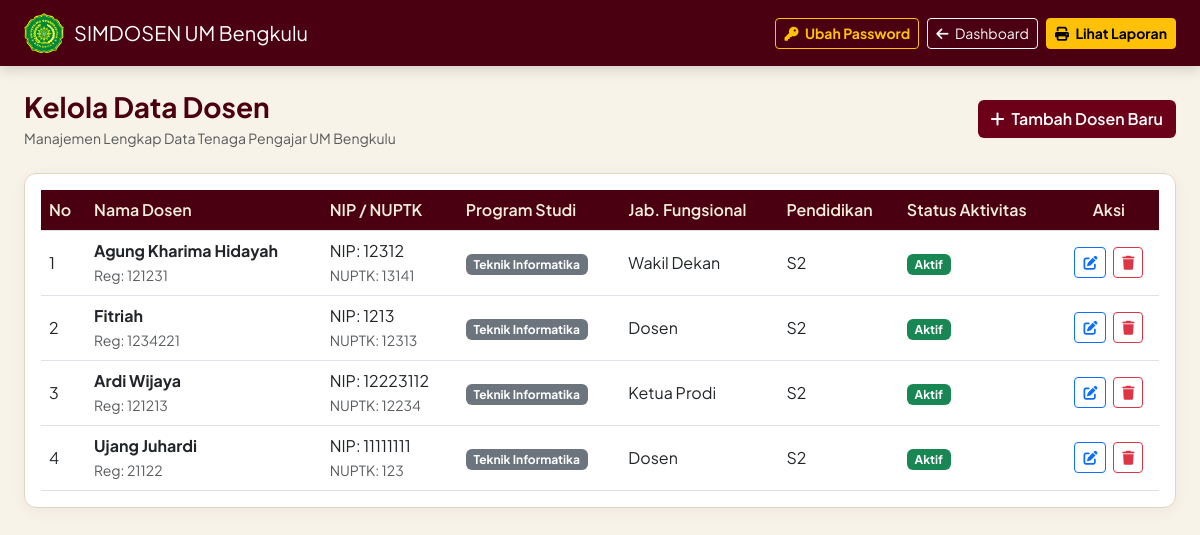
Screenshot of /dosen_crud.php (signed in) with the database file from the repository.
### tables this page shows
CREATE TABLE `dosen` (
  `id` int(11) NOT NULL,
  `id_user` int(11) DEFAULT NULL,
  `id_prodi` int(11) NOT NULL,
  `nomor_registrasi` varchar(50) DEFAULT NULL,
  `nuptk` varchar(50) DEFAULT NULL,
  `nip` varchar(50) DEFAULT NULL,
  `nama` varchar(150) NOT NULL,
  `jabatan_fungsional` varchar(100) DEFAULT NULL,
  `kepangkatan` varchar(100) DEFAULT NULL,
  `pendidikan_terakhir` varchar(50) DEFAULT NULL,
  `rumpun_ilmu` varchar(100) DEFAULT NULL,
  `status_serdos` varchar(50) DEFAULT NULL,
  `status_pegawai` varchar(50) DEFAULT NULL,
  `ikatan_kerja` varchar(50) DEFAULT NULL,
  `status_aktivitas` varchar(50) DEFAULT NULL,
  `penempatan` varchar(100) DEFAULT NULL
);

CREATE TABLE `prodi` (
  `id` int(11) NOT NULL,
  `id_fakultas` int(11) NOT NULL,
  `nama_prodi` varchar(100) NOT NULL
);

### dosen_crud.php (the view, shortened to what this page needs)
<?php
require_once 'koneksi.php';
$user_id   = $_SESSION['user_id'];
$role_id   = $_SESSION['role_id'] ?? 2;
if ($role_id == 1) {
    $stmt_dosen = $conn->prepare("SELECT d.*, p.nama_prodi FROM dosen d LEFT JOIN prodi p ON d.id_prodi = p.id ORDER BY d.id DESC");
} else {
    $stmt_dosen = $conn->prepare("SELECT d.*, p.nama_prodi FROM dosen d LEFT JOIN prodi p ON d.id_prodi = p.id WHERE d.id_user = ? ORDER BY d.id DESC");
    $stmt_dosen->bind_param("i", $user_id);
}
$stmt_dosen->execute();
$dosen_list = $stmt_dosen->get_result();
?>
<!DOCTYPE html>
<html lang="id">
<head>
    <link href="https://cdn.jsdelivr.net/npm/bootstrap@5.3.0/dist/css/bootstrap.min.css" rel="stylesheet">
    <link rel="stylesheet" href="https://cdnjs.cloudflare.com/ajax/libs/font-awesome/6.4.0/css/all.min.css">
</head>
<body>
    <nav class="navbar navbar-expand-lg navbar-dark navbar-custom py-2">
        <div class="container-fluid px-4">
            <a class="navbar-brand d-flex align-items-center" href="dashboard.php">
                <img src="images/logo.png" alt="Logo UMB" class="brand-logo" onerror="this.onerror=null; this.src='https://upload.wikimedia.org/wikipedia/commons/e/e0/Logo_Universitas_Muhammadiyah_Bengkulu.png';">
                <span>SIMDOSEN UM Bengkulu</span>
            </a>
            <div class="ms-auto d-flex gap-2">
                <button type="button" class="btn btn-outline-warning btn-sm fw-bold" data-bs-toggle="modal" data-bs-target="#modalUbahPassword">
                    <i class="fa-solid fa-key me-1"></i> Ubah Password
                </button>
                <a href="dashboard.php" class="btn btn-outline-light btn-sm"><i class="fa-solid fa-arrow-left me-1"></i> Dashboard</a>
                <a href="laporan_dosen.php" class="btn btn-warning btn-sm fw-bold"><i class="fa-solid fa-print me-1"></i> Lihat Laporan</a>
            </div>
        </div>
    </nav>
    <div class="container-fluid px-4 py-4">
        <div class="d-flex justify-content-between align-items-center mb-4">
            <div>
                <h3 class="fw-bold mb-1" style="color: var(--maroon-dark);">
                    <?= $role_id == 1 ? 'Kelola Data Dosen' : 'Profil Data Dosen Saya' ?>
                </h3>
                <p class="text-muted small mb-0">
                    <?= $role_id == 1 ? 'Manajemen Lengkap Data Tenaga Pengajar UM Bengkulu' : 'Halaman Pengelolaan Informasi Profil Dosen Anda' ?>
                </p>
            </div>
            <?php if ($role_id == 1): ?>
                <button type="button" class="btn btn-maroon" data-bs-toggle="modal" data-bs-target="#modalTambah">
                    <i class="fa-solid fa-plus me-1"></i> Tambah Dosen Baru
                </button>
            <?php endif; ?>
        </div>
        <div class="card card-custom p-3">
            <div class="table-responsive">
                <table class="table table-hover align-middle mb-0 text-nowrap">
                    <thead class="table-maroon">
                        <tr>
                            <th>No</th>
                            <th>Nama Dosen</th>
                            <th>NIP / NUPTK</th>
                            <th>Program Studi</th>
                            <th>Jab. Fungsional</th>
                            <th>Pendidikan</th>
                            <th>Status Aktivitas</th>
                            <th class="text-center">Aksi</th>
                        </tr>
                    </thead>
                    <tbody>
                        <?php if ($dosen_list && $dosen_list->num_rows > 0): ?>
                            <?php $no = 1; while ($d = $dosen_list->fetch_assoc()): ?>
                                <tr>
                                    <td><?= $no++ ?></td>
                                    <td>
                                        <strong class="d-block text-dark"><?= htmlspecialchars($d['nama']) ?></strong>
                                        <small class="text-muted">Reg: <?= htmlspecialchars($d['nomor_registrasi'] ?: '-') ?></small>
                                    </td>
                                    <td>
                                        <div>NIP: <?= htmlspecialchars($d['nip'] ?: '-') ?></div>
                                        <small class="text-muted">NUPTK: <?= htmlspecialchars($d['nuptk'] ?: '-') ?></small>
                                    </td>
                                    <td><span class="badge bg-secondary"><?= htmlspecialchars($d['nama_prodi'] ?: '-') ?></span></td>
                                    <td><?= htmlspecialchars($d['jabatan_fungsional'] ?: '-') ?></td>
                                    <td><?= htmlspecialchars($d['pendidikan_terakhir'] ?: '-') ?></td>
                                    <td>
                                        <span class="badge bg-<?= ($d['status_aktivitas'] == 'Aktif' || empty($d['status_aktivitas'])) ? 'success' : 'warning' ?>">
                                            <?= htmlspecialchars($d['status_aktivitas'] ?: 'Aktif') ?>
                                        </span>
                                    </td>
                                    <td class="text-center">
                                        <button class="btn btn-sm btn-outline-primary me-1" data-bs-toggle="modal" data-bs-target="#modalEdit<?= $d['id'] ?>" title="Edit">
                                            <i class="fa-solid fa-pen-to-square"></i>
                                        </button>
                                        <?php if ($role_id == 1): ?>
                                            <a href="dosen_crud.php?hapus=<?= $d['id'] ?>" class="btn btn-sm btn-outline-danger" onclick="return confirm('Apakah Anda yakin ingin menghapus data dosen ini?')" title="Hapus">
                                                <i class="fa-solid fa-trash"></i>
                                            </a>
                                        <?php endif; ?>
                                    </td>
                                </tr>
                            <?php endwhile; ?>
                        <?php endif; ?>
                    </tbody>
                </table>
            </div>
        </div>
    </div>
</body>
</html>

### dosen_crud.php (style rules this page uses)
:root { --maroon-primary: #6b0018; --maroon-dark: #4a0010; --cream-bg: #f7f3e9; --cream-card: #eee5d3; --cream-accent: #f0e6d2; --cream-text: #f5eedc; --text-dark: #382c2a; }
body { font-family: 'Plus Jakarta Sans', sans-serif; background-color: var(--cream-bg); color: var(--text-dark); min-height: 100vh; }
.navbar-custom { background-color: var(--maroon-dark); box-shadow: 0 4px 12px rgba(0,0,0,0.15); }
.brand-logo { height: 40px; margin-right: 10px; }
.card-custom { background-color: #ffffff; border: 1px solid #e2d5bf; border-radius: 12px; box-shadow: 0 4px 15px rgba(107, 0, 24, 0.05); }
.btn-maroon { background-color: var(--maroon-primary); color: #ffffff; font-weight: 600; }
.table-maroon th { background-color: var(--maroon-dark); color: var(--cream-text); font-weight: 600; }

### rows the page displays
dosen: nama "Agung Kharima Hidayah", nomor_registrasi "121231", nip "12312", nuptk "13141", id_prodi.nama_prodi "Teknik Informatika", jabatan_fungsional "Wakil Dekan", pendidikan_terakhir "S2", status_aktivitas "Aktif"
dosen: nama "Fitriah", nomor_registrasi "1234221", nip "1213", nuptk "12313", id_prodi.nama_prodi "Teknik Informatika", jabatan_fungsional "Dosen", pendidikan_terakhir "S2", status_aktivitas "Aktif"
dosen: nama "Ardi Wijaya", nomor_registrasi "121213", nip "12223112", nuptk "12234", id_prodi.nama_prodi "Teknik Informatika", jabatan_fungsional "Ketua Prodi", pendidikan_terakhir "S2", status_aktivitas "Aktif"
dosen: nama "Ujang Juhardi", nomor_registrasi "21122", nip "11111111", nuptk "123", id_prodi.nama_prodi "Teknik Informatika", jabatan_fungsional "Dosen", pendidikan_terakhir "S2", status_aktivitas "Aktif"
